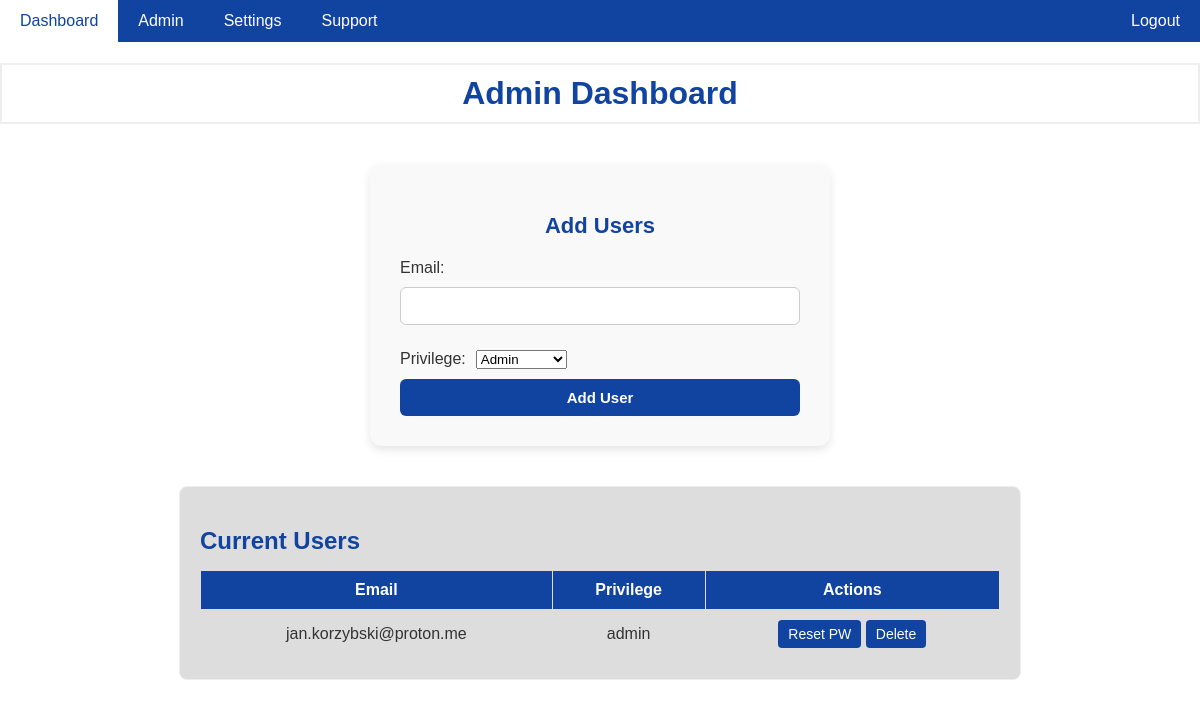
Page /admin (signed in) on the earlier database version.
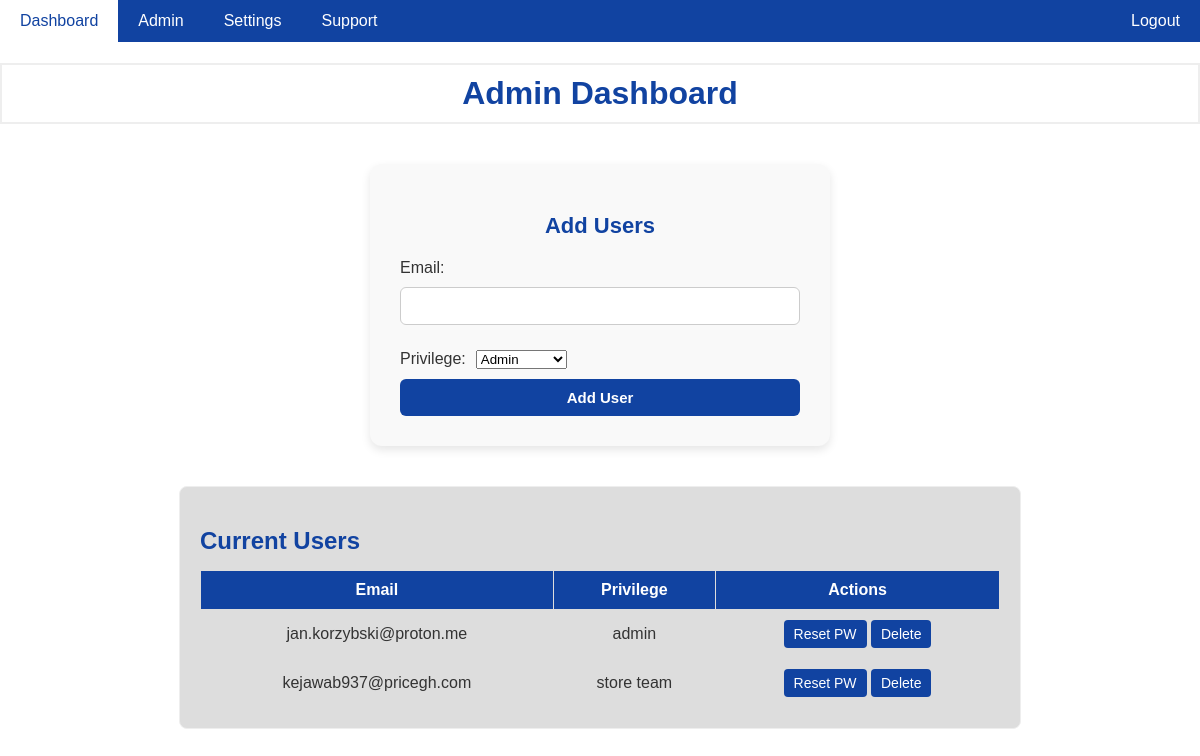
Same page on the later database version.
### tables this page shows
CREATE TABLE users (
            id INTEGER PRIMARY KEY AUTOINCREMENT,
            username TEXT NOT NULL UNIQUE,
            password_hash TEXT,
            privilege TEXT NOT NULL CHECK(privilege IN ('admin', 'store team', 'view')),
            requires_password_change INTEGER DEFAULT 1
        );

### app/routes/admin.py (the view)
@admin_bp.route('/admin')
def admin():
    conn = get_db_connection()
    cursor = conn.cursor()
    cursor.execute('SELECT COUNT(*) FROM users')
    user_count = cursor.fetchone()[0]
    if user_count > 0:
        if 'user_id' not in session or session.get('privilege') != 'admin':
            conn.close()
            return redirect(url_for('auth.login'))
    cursor.execute('SELECT id, username, privilege FROM users')
    users = cursor.fetchall()
    conn.close()
    privilege_order = {'admin': 0, 'store team': 1, 'view': 2}
    sorted_users = sorted(users, key=lambda u: privilege_order.get(u['privilege'], 99))
    return render_template('admin.html', users=sorted_users)

### app/db.py (called while the page is built)
def get_db_connection():
    if 'db' not in g:
        g.db = sqlite3.connect(current_app.config['DATABASE_PATH'])
        g.db.row_factory = sqlite3.Row
    return g.db

### SSClient/templates/admin.html (shortened to what this page needs)
<!DOCTYPE html>
<html lang="en">
<head>
    <link rel="stylesheet" href="{{ url_for('static', filename='css/style.css') }}">
</head>
<body>
    <div class="navbar">
        <a href="/">Dashboard</a>
        {% if session.get('privilege') == 'admin' %}
            <a href="/admin">Admin</a>
        {% endif %}
        <a href="/settings">Settings</a>
        <a href="/support">Support</a>
        {% if 'user_id' in session %}
            <a id="logout" href="/logout">Logout</a>
        {% endif %}
    </div>
    <h1>Admin Dashboard</h1>
    <div class="form-container">
        <h2>Add Users</h2>
        <form action="/send_otp" method="POST">
            <label>Email:</label>
            <input type="email" name="email" required>
            <label>Privilege:</label>
            <select name="privilege">
                <option value="admin">Admin</option>
            </select>
            <button type="submit">Add User</button>
        </form>
    </div>
<section class="stock-display">
    <h2>Current Users</h2>
    <table class="stock-table">
        <thead>
            <tr>
                <th>Email</th>
                <th>Privilege</th>
                <th>Actions</th>
            </tr>
        </thead>
        <tbody>
            {% for user in users %}
            <tr data-user-id="{{ user.id }}">
                <td>{{ user.username }}</td>
                <td>{{ user.privilege }}</td>
                    <td>
                        <form method="POST" action="{{ url_for('admin.reset_password', user_id=user.id) }}" style="display:inline" onsubmit="return confirm('Are you sure you want to reset this password?')">
                            <button type="submit">Reset PW</button>
                        </form>
                        <form method="POST" action="{{ url_for('admin.delete_user', user_id=user.id) }}" style="display:inline" onsubmit="return confirm('Are you sure you want to delete this user?');">
                            <button type="submit">Delete</button>
                        </form>
                    </td>
                </tr>
                {% endfor %}
            </tbody>
        </table>
    </section>
</body>
</html>

### SSClient/static/css/style.css (style rules this page uses)
body { margin: 0; font-family: Arial, sans-serif; background-color: white; color: #333; }
h1 { border: 2px solid #eee; color: #1143a1; text-align: center; padding: 10px; }
.navbar { background-color: #1143a1; overflow: hidden; display: flex; justify-content: left; height: 42px; align-items: center; }
.navbar a { color: white; padding: 14px 20px; text-decoration: none; display: block; }
#logout { margin-left:auto; }
section { margin: 30px auto; padding: 20px; max-width: 800px; border: 1px solid #eee; border-radius: 8px; background-color: #dddddd; }
section h2 { color: #1143a1; margin-bottom: 15px; }
.stock-table { width: 100%; border-collapse: collapse; }
.stock-table th, .stock-table td { border: 1px solid #ddd; padding: 10px; text-align: center; vertical-align: middle; }
.stock-table th { background-color: #1143a1; color: white; }
form { display: flex; gap: 10px; flex-wrap: wrap; }
form input, form button { padding: 6px 10px; font-size: 14px; }
form button { background-color: #1143a1; color: white; border: none; cursor: pointer; border-radius: 4px; }
.form-container, .login-container { margin: 40px auto; padding: 30px; max-width: 400px; background: #f9f9f9; border-radius: 12px; box-shadow: 0 4px 10px rgba(0, 0, 0, 0.1); }
.form-container h2, .login-container h2 { margin-bottom: 20px; font-size: 22px; color: #1143a1; text-align: center; }
.form-container input[type="email"], .form-container input[type="text"], .form-container input[type="number"], .form-container input[type="password"], .login-container input[type="email"], .login-container input[type="password"] { width: 100%; padding: 10px; margin-bottom: 15px; border-radius: 6px; border: 1px solid #ccc; box-sizing: border-box; }
.form-container button, .login-container button { width: 100%; padding: 10px; background-color: #1143a1; border: none; border-radius: 6px; color: white; font-weight: bold; cursor: pointer; font-size: 15px; }

Differences in the rows shown:
added users: username "kejawab937@pricegh.com", privilege "store team"
